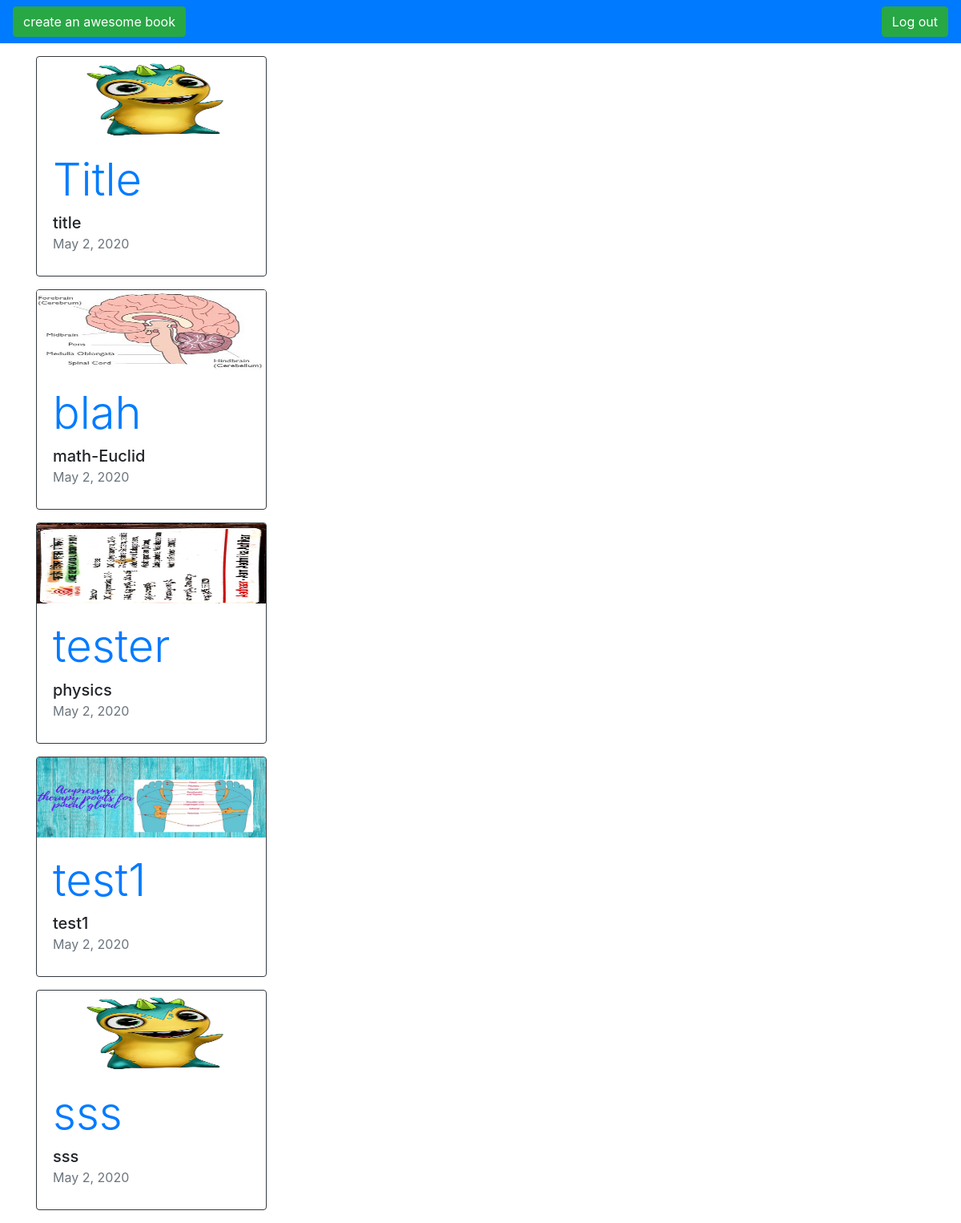
The app's page /library/ (signed in) with its own data.
### libstore/models.py (models this page shows, shortened)
class library_manager(models.Model):
    topic_title = models.CharField(max_length=15, null=True)
    slug = models.SlugField(null=True)
    date = models.DateField(auto_now_add=True)
    overview = models.TextField(null=True)
    img =  models.ImageField(default='default.png', blank=True , null=True)
    stored_file = models.FileField(default='default.pdf', blank=True , null=True)
    author = models.ForeignKey(User,default=None,on_delete=models.CASCADE)

### libstore/views.py (the view)
# urls.py: path('library/', include(('libstore.urls', 'libstore'), namespace='libstore')),
@login_required(login_url='/accounts/login/')
def library(request):
    books = library_manager.objects.all()
    context = {'book': books}
    return render(request, 'libstore/library.html', context)

### libstore/templates/libstore/library.html (shortened to what this page needs)
{% extends 'basic_layout.html' %}
{% block content %}
<header>
    <nav class="navbar navbar-dark bg-primary">
        <div class="mr-sm-2">
            <a href="{% url 'libstore:create_book' %}" class="btn btn-success"> create an awesome book </a>
        </div>
        <div class="my-2 my-sm-0">
        <form action="{% url 'accounts:logout' %}" method="POST">
            <button class="btn btn-success " type="submit"> Log out </button>
        </form>
    </div>
    </nav>
</header>
<div class="container mt-3">
    {% for bk in book %}
    <div class="card border-dark mb-3 inline-block" style="max-width: 18rem;">
        <img class="card-img-top" src="/media/{{bk.img}}" height="100px" width="10px" alt="Card image cap">
        <div class="card-body">
            <h3 class="display-4"> <a class="card-link" href="{% url 'libstore:book_details' slug=bk.slug %}">
                    {{ bk.topic_title }} </a></h3>
            <h5 class="card-text"> {{ bk.slug }} </h3>
                <p class="card-subtitle mb-2 text-muted"> {{ bk.date }} </p>
        </div>
    </div>
    {% endfor %}
</div>
{% endblock %}

### templates/basic_layout.html (shortened to what this page needs)
{% load static from staticfiles %}
<!DOCTYPE html>
<html lang="en">
    <link rel="stylesheet" href="https://maxcdn.bootstrapcdn.com/bootstrap/4.4.1/css/bootstrap.min.css">
<head>
</head>
<body class="body" >
    {% block content %}
    {% endblock %}
</body>
</html>

### records on screen
library_manager: img (placeholder picture), topic_title "Title", slug "title", date "May 2, 2020"
library_manager: img (picture), topic_title "blah", slug "math-Euclid", date "May 2, 2020"
library_manager: img (picture), topic_title "tester", slug "physics", date "May 2, 2020"
library_manager: img (picture), topic_title "test1", slug "test1", date "May 2, 2020"
library_manager: img (placeholder picture), topic_title "sss", slug "sss", date "May 2, 2020"
